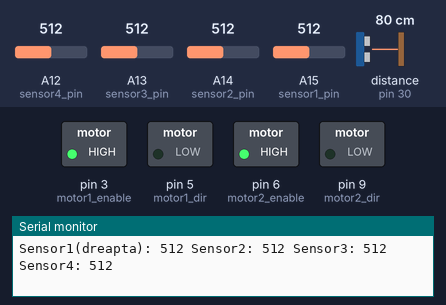
This sketch was run on a simulated Arduino Mega 2560, built with avr-gcc and run on an emulated ATmega2560. Shown: switched loads named in the sketch (green lamp = pin HIGH), the last lines printed to the serial monitor. Inputs (shaded band) come from the test bench; at power-on: distance to the obstacle (sensor on pin 30) 80 cm, A12 (sensor4_pin) = 512, A13 (sensor3_pin) = 512, A14 (sensor2_pin) = 512, A15 (sensor1_pin) = 512. The echo pulse lasts 58.3 µs per cm.

Above: at 1.9 s.
2.0 s: distance to the obstacle (sensor on pin 30) set to 11 cm
3.5 s: distance to the obstacle (sensor on pin 30) set to 8 cm
At 4.8 s:
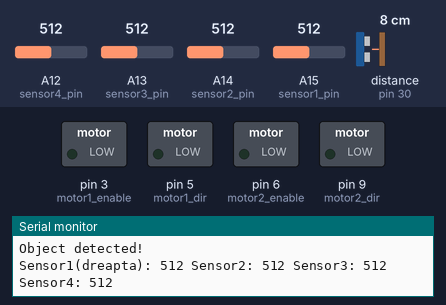
Timing chart, 0 to 6.5 s (numbered marks = the images above; inputs shaded):
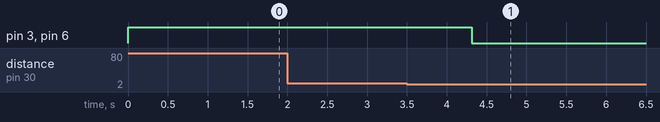

The sketch:

test_ir.ino
```cpp
const int motor1_enable = 3;
const int motor1_dir = 5;

const int motor2_enable = 6;
const int motor2_dir = 9;

#include <NewPing.h>
const int trigPin = 31;
const int echoPin = 30;

int sensor1_pin = A15;
int sensor2_pin = A14;
int sensor3_pin = A13;
int sensor4_pin = A12;

int sensor_threshold = 500; // ajustați această valoare în funcție de condițiile de iluminare
#define MAX_DISTANCE 200

NewPing sonar(trigPin, echoPin, MAX_DISTANCE);

void setup() {
  pinMode(motor1_enable, OUTPUT);
  pinMode(motor1_dir, OUTPUT);
  pinMode(motor2_enable, OUTPUT);
  pinMode(motor2_dir, OUTPUT);

  pinMode(sensor1_pin, INPUT);
  pinMode(sensor2_pin, INPUT);
  pinMode(sensor3_pin, INPUT);
  pinMode(sensor4_pin, INPUT);

  pinMode(trigPin, OUTPUT);
  pinMode(echoPin, INPUT);

  analogWrite(motor1_enable, 255);
  analogWrite(motor2_enable, 255);
  Serial.begin(9600);
}

void fata(int viteza_motor1,int viteza_motor2)
{
    analogWrite(motor1_enable, viteza_motor1);
    analogWrite(motor2_enable, viteza_motor2);
    digitalWrite(motor1_dir, LOW);
    digitalWrite(motor2_dir, LOW);
}

void spate(int viteza_motor1,int viteza_motor2)
{
    analogWrite(motor1_enable, viteza_motor1);
    analogWrite(motor2_enable, viteza_motor2);
    digitalWrite(motor1_dir, HIGH);
    digitalWrite(motor2_dir, HIGH);
}

void opreste()
{

    analogWrite(motor1_enable, 0);
    analogWrite(motor2_enable, 0);

}


void dreapta()
{
    analogWrite(motor1_enable, 200);
    analogWrite(motor2_enable, 10);
    digitalWrite(motor1_dir, LOW);
    digitalWrite(motor2_dir, HIGH);
}


void stanga()
{
    analogWrite(motor1_enable, 10);
    analogWrite(motor2_enable, 200);
    digitalWrite(motor1_dir, HIGH);
    digitalWrite(motor2_dir, LOW);
}


void loop() {
  int sensor1_value = analogRead(sensor1_pin);
  int sensor2_value = analogRead(sensor2_pin);
  int sensor3_value = analogRead(sensor3_pin);
  int sensor4_value = analogRead(sensor4_pin);

Serial.print("Sensor1(dreapta): ");
Serial.print(sensor1_value);
Serial.print(" Sensor2: ");
Serial.print(sensor2_value);
Serial.print(" Sensor3: ");
Serial.print(sensor3_value);
Serial.print(" Sensor4: ");
Serial.print(sensor4_value);
Serial.print("\n");

delay(1000);
int distance = sonar.ping_cm();
  if (distance < 10) {
    Serial.println("Object detected!");
    opreste();

  }

    delay(100);
  }
```

Measured:
- the behaviour switches between 10 and 9 cm on distance to the obstacle (sensor on pin 30) (found by bisection; images 0 and 1)
- after the input at 3.5 s, pin 3 (motor1_enable), pin 6 (motor2_enable): HIGH → LOW after 0.82 s
